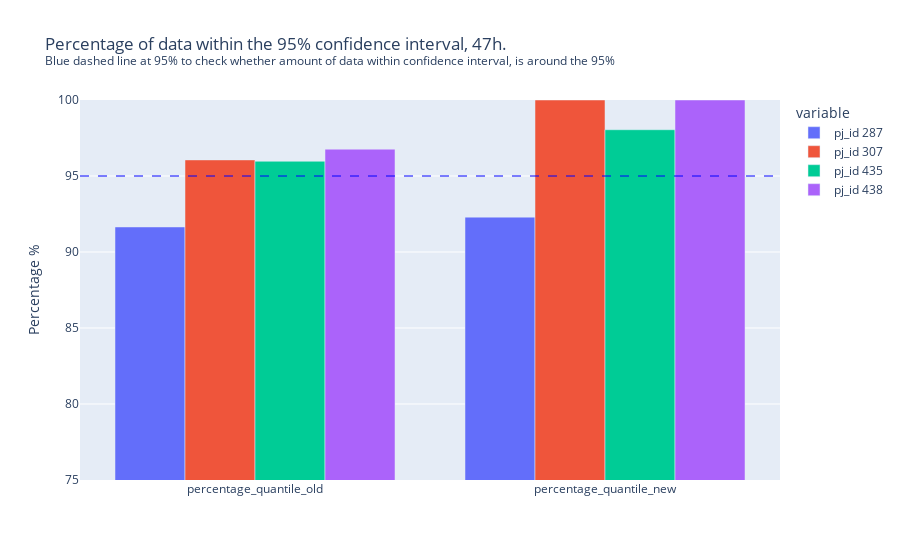

The notebook cell saved with this chart:
### Code cell
fig = px.bar(diff_compared_metrics_47[5:7],  barmode = 'group',
             title = "Percentage of data within the 95% confidence interval, 47h. <br><sup>Blue dashed line at 95% to check whether amount of data within confidence interval, is around the 95%<sup>",
             labels={'index':'','value':'Percentage %'}, range_y=[75,100])
fig.add_hline(y=95, line_width=1, line_dash="dash", line_color="blue")

### Figure 1 — Plotly figure (JSON) as saved in the notebook; plotly's stock layout.template omitted (floating-point values rounded to 4 significant figures)
{"data": [{"alignmentgroup": "True", "hovertemplate": "variable=pj_id 287<br>=%{x}<br>Percentage %=%{y}<extra></extra>", "legendgroup": "pj_id 287", "marker": {"color": "#636efa"}, "name": "pj_id 287", "offsetgroup": "pj_id 287", "orientation": "v", "showlegend": true, "textposition": "auto", "type": "bar", "x": ["percentage_quantile_old", "percentage_quantile_new"], "xaxis": "x", "y": [91.65, 92.29], "yaxis": "y"}, {"alignmentgroup": "True", "hovertemplate": "variable=pj_id 307<br>=%{x}<br>Percentage %=%{y}<extra></extra>", "legendgroup": "pj_id 307", "marker": {"color": "#EF553B"}, "name": "pj_id 307", "offsetgroup": "pj_id 307", "orientation": "v", "showlegend": true, "textposition": "auto", "type": "bar", "x": ["percentage_quantile_old", "percentage_quantile_new"], "xaxis": "x", "y": [96.06, 100], "yaxis": "y"}, {"alignmentgroup": "True", "hovertemplate": "variable=pj_id 435<br>=%{x}<br>Percentage %=%{y}<extra></extra>", "legendgroup": "pj_id 435", "marker": {"color": "#00cc96"}, "name": "pj_id 435", "offsetgroup": "pj_id 435", "orientation": "v", "showlegend": true, "textposition": "auto", "type": "bar", "x": ["percentage_quantile_old", "percentage_quantile_new"], "xaxis": "x", "y": [95.97, 98.04], "yaxis": "y"}, {"alignmentgroup": "True", "hovertemplate": "variable=pj_id 438<br>=%{x}<br>Percentage %=%{y}<extra></extra>", "legendgroup": "pj_id 438", "marker": {"color": "#ab63fa"}, "name": "pj_id 438", "offsetgroup": "pj_id 438", "orientation": "v", "showlegend": true, "textposition": "auto", "type": "bar", "x": ["percentage_quantile_old", "percentage_quantile_new"], "xaxis": "x", "y": [96.76, 100], "yaxis": "y"}], "layout": {"barmode": "group", "legend": {"title": {"text": "variable"}, "tracegroupgap": 0}, "shapes": [{"line": {"color": "blue", "dash": "dash", "width": 1}, "type": "line", "x0": 0, "x1": 1, "xref": "x domain", "y0": 95, "y1": 95, "yref": "y"}], "title": {"text": "Percentage of data within the 95% confidence interval, 47h. <br><sup>Blue dashed line at 95% to check whether amount of data within confidence interval, is around the 95%<sup>"}, "xaxis": {"anchor": "y", "domain": [0, 1], "title": {"text": ""}}, "yaxis": {"anchor": "x", "domain": [0, 1], "range": [75, 100], "title": {"text": "Percentage %"}}}}
